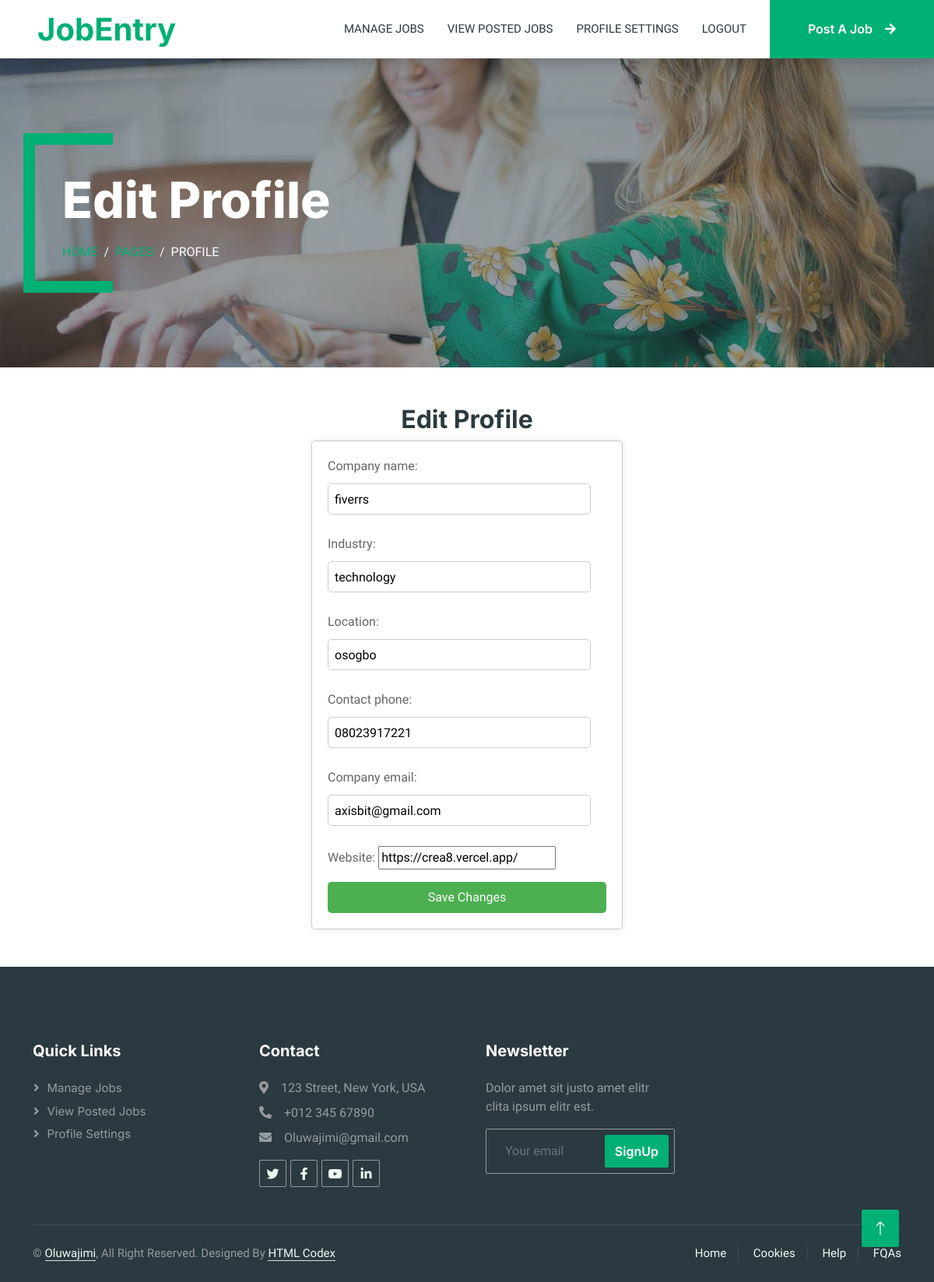
Screenshot of /accounts/edit/employer/ (signed in) with the database file from the repository.
### accounts/models.py (models this page shows, shortened)
class Employer(models.Model):
    user = models.OneToOneField(User, on_delete=models.CASCADE, primary_key = True)
    company_name = models.CharField(max_length=100)
    industry = models.CharField(max_length=100)
    location = models.CharField(max_length=100)
    company_email = models.EmailField(default='')  # Add this field
    contact_phone = models.CharField(max_length=20)
    website = models.URLField(blank=True)

### accounts/views.py (the view)
# urls.py: path('edit/employer/', edit_employer_profile, name='edit_employer_profile'),
def edit_employer_profile(request):
    employer = Employer.objects.get(user=request.user)
    if request.method == 'POST':
        form = EmployerProfileForm(request.POST, instance=employer)
        if form.is_valid():
            form.save()
            return redirect('edit_employer_profile')  # Redirect to profile view page
    else:
        form = EmployerProfileForm(instance=employer)
    return render(request, 'profile/edit_employer_profile.html', {'form': form})

### accounts/forms.py
class EmployerProfileForm(forms.ModelForm):
    class Meta:
        model = Employer
        fields = ['company_name', 'industry', 'location', 'contact_phone', 'company_email', 'website']

### templates/profile/edit_employer_profile.html (shortened to what this page needs)
{%extends 'sitepages/base2.html' %}
{%load static%}
{%block homepage_content%}
 <div class="container-xxl py-5 bg-dark page-header mb-5">
    <div class="container my-5 pt-5 pb-4">
        <h1 class="display-3 text-white mb-3 animated slideInDown">Edit Profile</h1>
        <nav aria-label="breadcrumb">
            <ol class="breadcrumb text-uppercase">
                <li class="breadcrumb-item"><a href="#">Home</a></li>
                <li class="breadcrumb-item"><a href="#">Pages</a></li>
                <li class="breadcrumb-item text-white active" aria-current="page">Profile</li>
            </ol>
        </nav>
    </div>
</div>
<h2>Edit Profile</h2>
<div class="card">
    <form method="post">
        {{ form.as_p }}
        <button type="submit">Save Changes</button>
    </form>
</div>
{%endblock%}

### static/css/style.css (style rules this page uses)
:root { --primary: #00B074; --secondary: #2B9BFF; --light: #EFFDF5; --dark: #2B3940; }
.header-carousel .container, .page-header .container { position: relative; padding: 45px 0 45px 35px; border-left: 15px solid var(--primary); }
.header-carousel .container::before, .header-carousel .container::after, .page-header .container::before, .page-header .container::after { position: absolute; content: ""; top: 0; left: 0; width: 100px; height: 15px; background: var(--primary); }
.header-carousel .container::after, .page-header .container::after { top: 100%; margin-top: -15px; }
.page-header { background: linear-gradient(rgba(43, 57, 64, .5), rgba(43, 57, 64, .5)), url(../img/carousel-1.jpg) center center no-repeat; background-size: cover; }
.breadcrumb-item + .breadcrumb-item::before { color: var(--light); }

### templates/profile/edit_employer_profile.html (style rules this page uses)
.card { width: 400px; margin: auto; padding: 20px; border: 1px solid #ccc; border-radius: 5px; box-shadow: 0 0 10px rgba(0, 0, 0, 0.1); }
.card input[type="text"], .card input[type="email"], .card input[type="password"], .card input[type="file"] { width: calc(100% - 20px); height: 40px; padding: 8px; margin: 10px 0; border: 1px solid #ccc; border-radius: 5px; box-sizing: border-box; }
.card button { width: 100%; height: 40px; background-color: #4CAF50; color: white; border: none; border-radius: 5px; cursor: pointer; transition: background-color 0.3s ease; }
h2 { text-align: center; }

### rows the page displays
Employer: company_name "fiverrs", industry "technology", location "osogbo", contact_phone "08023917221", company_email "axisbit@gmail.com", website "https://crea8.vercel.app/"
